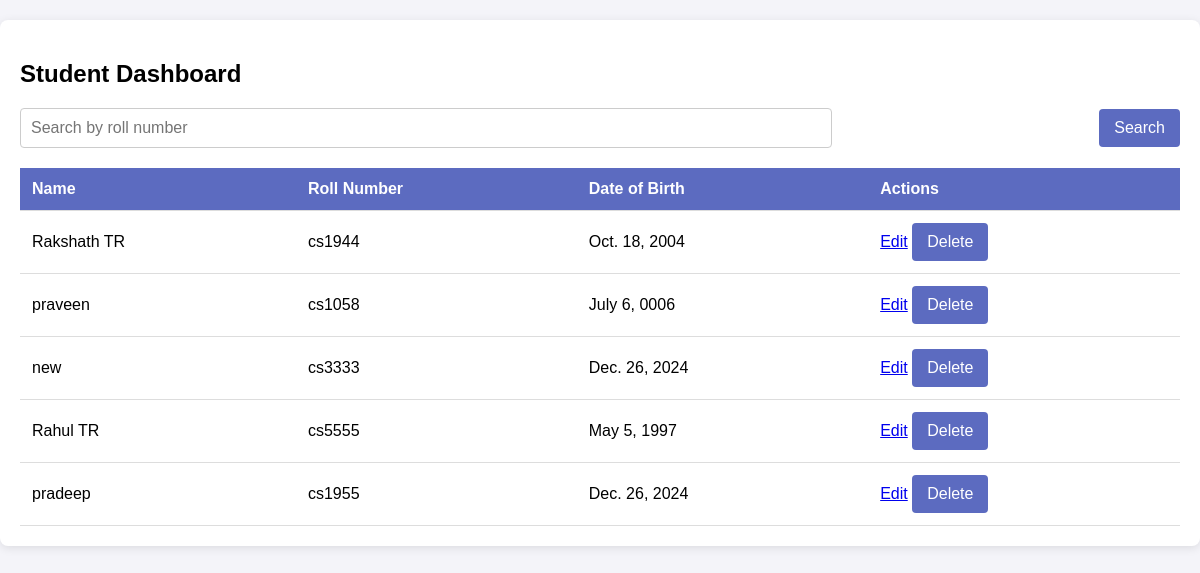
The app's page /warden/studashboard/ (signed in) with its own data.
### warden/models.py (models this page shows, shortened)
class Student(models.Model):
    name = models.CharField(max_length=100)
    roll_number = models.CharField(max_length=20, unique=True)
    dob = models.DateField()
    face_encoding = models.BinaryField(default=b'')  # To store the face encoding

### warden/views.py (the view)
# urls.py: path('studashboard/', views.studashboard, name='studashboard'),
@login_required
def studashboard(request):
    query = request.GET.get('search', '')  # Get the search query from URL parameters
    if query:
        students = Student.objects.filter(roll_number__icontains=query)
    else:
        students = Student.objects.all()
    if request.method == 'POST' and 'delete' in request.POST:
        student_id = request.POST['delete']
        student = Student.objects.get(id=student_id)
        student.delete()
        return redirect('studashboard')  # Redirect to refresh the student list
    return render(request, 'warden/studashboard.html', {'students': students, 'search': query})

### warden/templates/warden/studashboard.html (shortened to what this page needs)
{% block content %}
<div class="container">
    <h2>Student Dashboard</h2>
    <form method="GET">
        <input type="text" name="search" placeholder="Search by roll number" value="{{ search }}">
        <button type="submit" class="btn btn-primary">Search</button>
    </form>
    <table class="table">
        <thead>
            <tr>
                <th>Name</th>
                <th>Roll Number</th>
                <th>Date of Birth</th>
                <th>Actions</th>
            </tr>
        </thead>
        <tbody>
            {% for student in students %}
            <tr>
                <td>{{ student.name }}</td>
                <td>{{ student.roll_number }}</td>
                <td>{{ student.dob }}</td>
                <td>
                    <a href="{% url 'edit_student' student.id %}" class="btn btn-warning btn-sm">Edit</a>
                    <form method="POST" style="display:inline;">
                        <button type="submit" name="delete" value="{{ student.id }}" class="btn btn-danger btn-sm">Delete</button>
                    </form>
                </td>
            </tr>
            {% empty %}
            <tr>
                <td colspan="4" class="text-center">No students found.</td>
            </tr>
            {% endfor %}
        </tbody>
    </table>
</div>
{% endblock %}

### warden/templates/warden/studashboard.html (style rules this page uses)
.container { max-width: 1200px; margin: 20px auto; padding: 20px; background-color: #fff; border-radius: 8px; box-shadow: 0 2px 10px rgba(0, 0, 0, 0.1); }
form { margin-bottom: 20px; display: flex; justify-content: space-between; align-items: center; }
form input[type="text"] { width: 70%; padding: 10px; font-size: 16px; border: 1px solid #ccc; border-radius: 4px; box-sizing: border-box; }
form button { padding: 10px 15px; font-size: 16px; background-color: #5c6bc0; color: white; border: none; border-radius: 4px; cursor: pointer; }
table { width: 100%; border-collapse: collapse; margin-top: 20px; }
table th, table td { padding: 12px; text-align: left; border-bottom: 1px solid #ddd; }
table th { background-color: #5c6bc0; color: white; }

### records on screen
Student: name "Rakshath TR", roll_number "cs1944", dob "Oct. 18, 2004", {{ student.id }} 19 (drawn)
Student: name "praveen", roll_number "cs1058", dob "July 6, 0006", {{ student.id }} 22 (drawn)
Student: name "new", roll_number "cs3333", dob "Dec. 26, 2024", {{ student.id }} 23 (drawn)
Student: name "Rahul TR", roll_number "cs5555", dob "May 5, 1997", {{ student.id }} 24 (drawn)
Student: name "pradeep", roll_number "cs1955", dob "Dec. 26, 2024", {{ student.id }} 25 (drawn)
